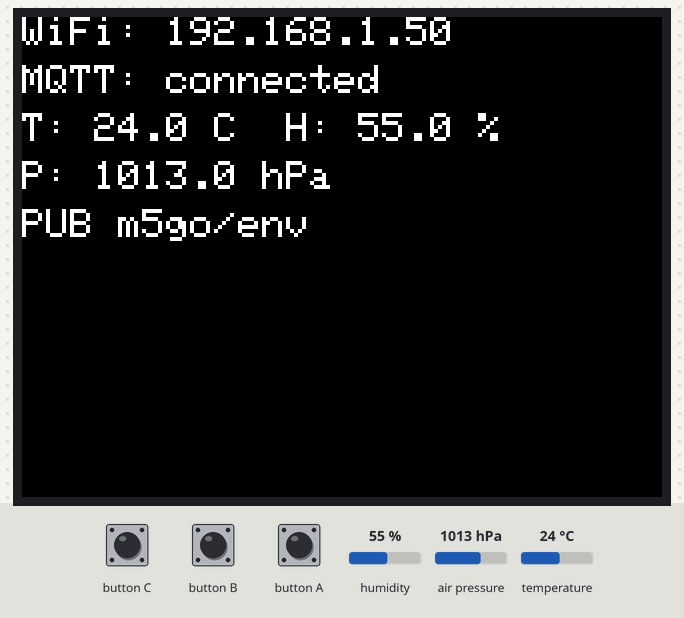
A sketch run on a simulated ESP32. Shown: 320×240 colour display. The inputs (shaded band) are chosen by the test bench; at power-on: humidity 55 %, air pressure 1013 hPa, temperature 24 °C. WiFi joins after 1.5 s; servers stay silent unless stated; no MQTT or app messages arrive unless stated.

Above: at 5.6 s.
5.7 s: humidity set to 22 %
At 10.9 s:
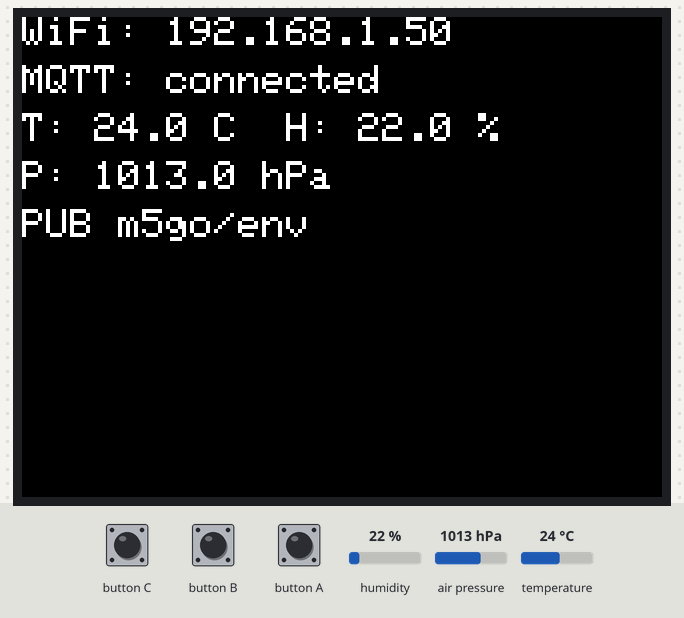
11.5 s: air pressure set to 952 hPa
At 16.0 s:
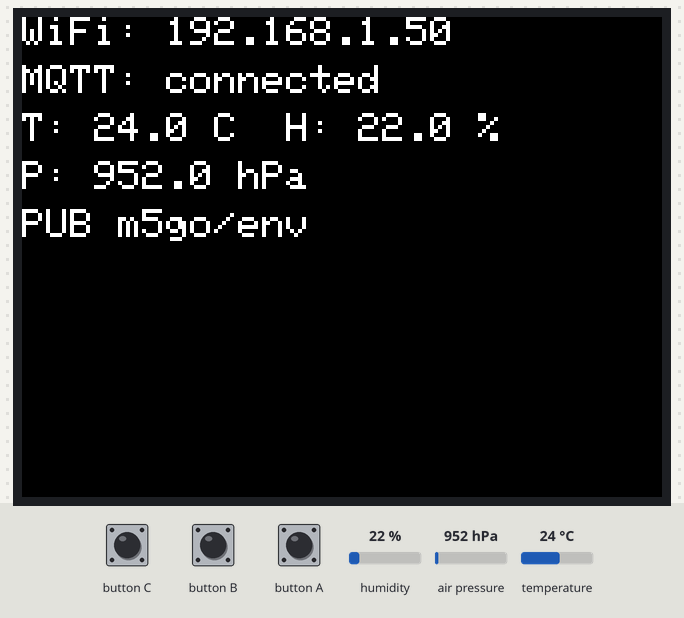
16.5 s: temperature set to 12 °C
At 21.0 s:
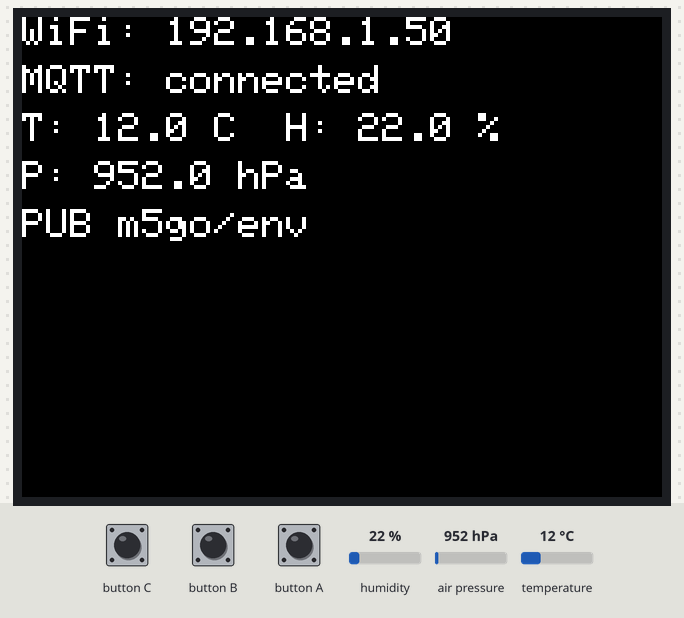
21.5 s: humidity set to 40 %
At 26.0 s:
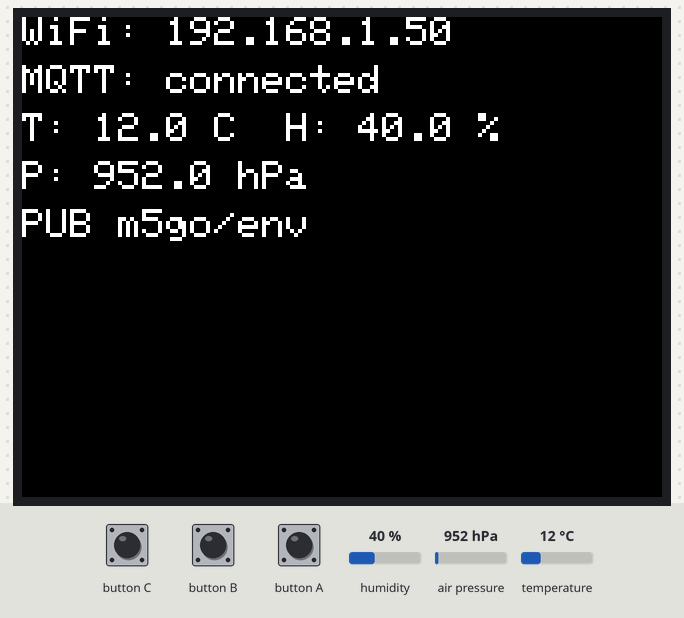
Timing chart, 0 to 27.5 s (numbered marks = the images above; inputs shaded):
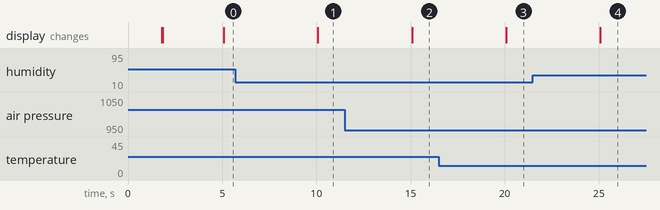

Measured:
- after the input at 5.7 s, the display: changes after 4.4 s (image 1)
- after the input at 11.5 s, the display: changes after 3.6 s (image 2)
- after the input at 16.5 s, the display: changes after 3.6 s (image 3)
- after the input at 21.5 s, the display: changes after 3.6 s (image 4)

The sketch:

MQTT_Pub.ino
```cpp
// Mesures ENV II (SHT31 + BMP280) sur M5Go et publication en clair sur un broker MQTT (sans TLS)

#include <M5Unified.h>
#include <WiFi.h>
#include <PubSubClient.h>
#include <Wire.h>

#include <Adafruit_SHT31.h>
#include <Adafruit_BMP280.h>

// Identifiants Wi-Fi (réseau non chiffré au niveau application, seulement WPA2 au niveau Wi-Fi)
const char* WIFI_SSID = "Arii";
const char* WIFI_PASS = "safeplace";

// Paramètres du broker MQTT (sans TLS)
const char* MQTT_HOST = "10.169.78.170";
const uint16_t MQTT_PORT = 1883;
const char* TOPIC = "m5go/env";

// Objets pour les capteurs ENV II
Adafruit_SHT31  sht31 = Adafruit_SHT31();
Adafruit_BMP280 bmp280;

// Client TCP sans TLS -> tout le trafic MQTT passe en clair
WiFiClient wifiClient;       // pas de TLS -> trafic en clair
PubSubClient mqtt(wifiClient);

unsigned long lastPub = 0;   // timestamp de la dernière publication (ms depuis boot)

// Fonction utilitaire : affiche une ligne de texte sur l'écran à la ligne "line"
void drawLine(const String& s, int line) {
  M5.Display.setCursor(0, 24 * line);
  M5.Display.fillRect(0, 24 * line, M5.Display.width(), 24, BLACK);
  M5.Display.print(s);
}

// Connexion au Wi-Fi (bloquante tant que non connectée)
void connectWiFi() {
  WiFi.mode(WIFI_STA);                     // mode station (client)
  WiFi.begin(WIFI_SSID, WIFI_PASS);        // démarrage de la connexion
  drawLine("WiFi: connecting...", 0);
  while (WiFi.status() != WL_CONNECTED) {  // boucle jusqu'à connexion
    delay(300);
  }
  // Une fois connecté, on affiche l'adresse IP locale
  drawLine("WiFi: " + WiFi.localIP().toString(), 0);
}

// Connexion au broker MQTT (sans TLS)
void connectMQTT() {
  mqtt.setServer(MQTT_HOST, MQTT_PORT);    // configuration de l'adresse du broker
  while (!mqtt.connected()) {              // boucle jusqu'à connexion MQTT
    // clientId unique basé sur l'adresse MAC de l'ESP32
    String cid = "m5go-" + String((uint32_t)ESP.getEfuseMac(), HEX);
    drawLine("MQTT: connecting...", 1);
    if (mqtt.connect(cid.c_str())) {
      drawLine("MQTT: connected", 1);
    } else {
      // Affiche le code d'erreur MQTT (state)
      drawLine("MQTT rc=" + String(mqtt.state()), 1);
      delay(1500);
    }
  }
}

// Initialisation des capteurs I2C ENV II
void setupSensors() {
  Wire.begin();                           // SDA=21, SCL=22 (bus I2C par défaut du M5)
  if (!sht31.begin(0x44)) {              // initialisation SHT31 à l'adresse 0x44
    drawLine("SHT31 not found", 2);
  }
  if (!bmp280.begin(0x76)) {             // initialisation BMP280 à l'adresse 0x76
    drawLine("BMP280 not found", 3);
  }
}

// Fonction setup : initialisation générale (écran, série, capteurs, Wi-Fi, MQTT)
void setup() {
  auto cfg = M5.config();                 // configuration par défaut M5Unified
  M5.begin(cfg);
  M5.Display.setRotation(1);              // orientation paysage
  M5.Display.fillScreen(BLACK);
  M5.Display.setTextSize(2);
  M5.Display.setTextColor(WHITE, BLACK);
  drawLine("M5Go ENV -> MQTT", 0);        // en-tête sur l'écran

  Serial.begin(115200);                   // debug série
  setupSensors();                         // init capteurs ENV II
  connectWiFi();                          // connexion Wi-Fi
  connectMQTT();                          // connexion au broker MQTT
}

// Boucle principale : assure la connexion et publie toutes les 5 secondes
void loop() {
  M5.update();                            // gestion des boutons / événements M5

  // Si on perd le Wi-Fi ou MQTT, on tente de se reconnecter
  if (WiFi.status() != WL_CONNECTED) connectWiFi();
  if (!mqtt.connected()) connectMQTT();
  mqtt.loop();                            // gestion interne du client MQTT (keep-alive, etc.)

  unsigned long now = millis();
  if (now - lastPub >= 5000) {  // toutes les 5 s
    lastPub = now;

    // Lecture capteur SHT30/SHT31
    float t = sht31.readTemperature();     // température en °C (NAN si échec)
    float h = sht31.readHumidity();        // humidité relative en %

    // Lecture capteur BMP280
    float p = NAN;
    float pPa = bmp280.readPressure();     // pression en Pascal
    if (!isnan(pPa)) p = pPa / 100.0f;     // conversion Pa -> hPa

    // Construction du payload JSON (format texte)
    char payload[160];
    snprintf(payload, sizeof(payload),
             "{\"temp_c\":%.2f,\"hum_pct\":%.2f,\"press_hpa\":%.2f}",
             t, h, p);

    // Affichage local sur l'écran
    drawLine("T: " + String(t,1) + " C  H: " + String(h,1) + " %", 2);
    drawLine("P: " + String(p,1) + " hPa", 3);
    drawLine(String("PUB ")+TOPIC, 4);

    // Publication MQTT sur le topic (QoS 0, message non retenu)
    mqtt.publish(TOPIC, payload, false);
  }
}
```
